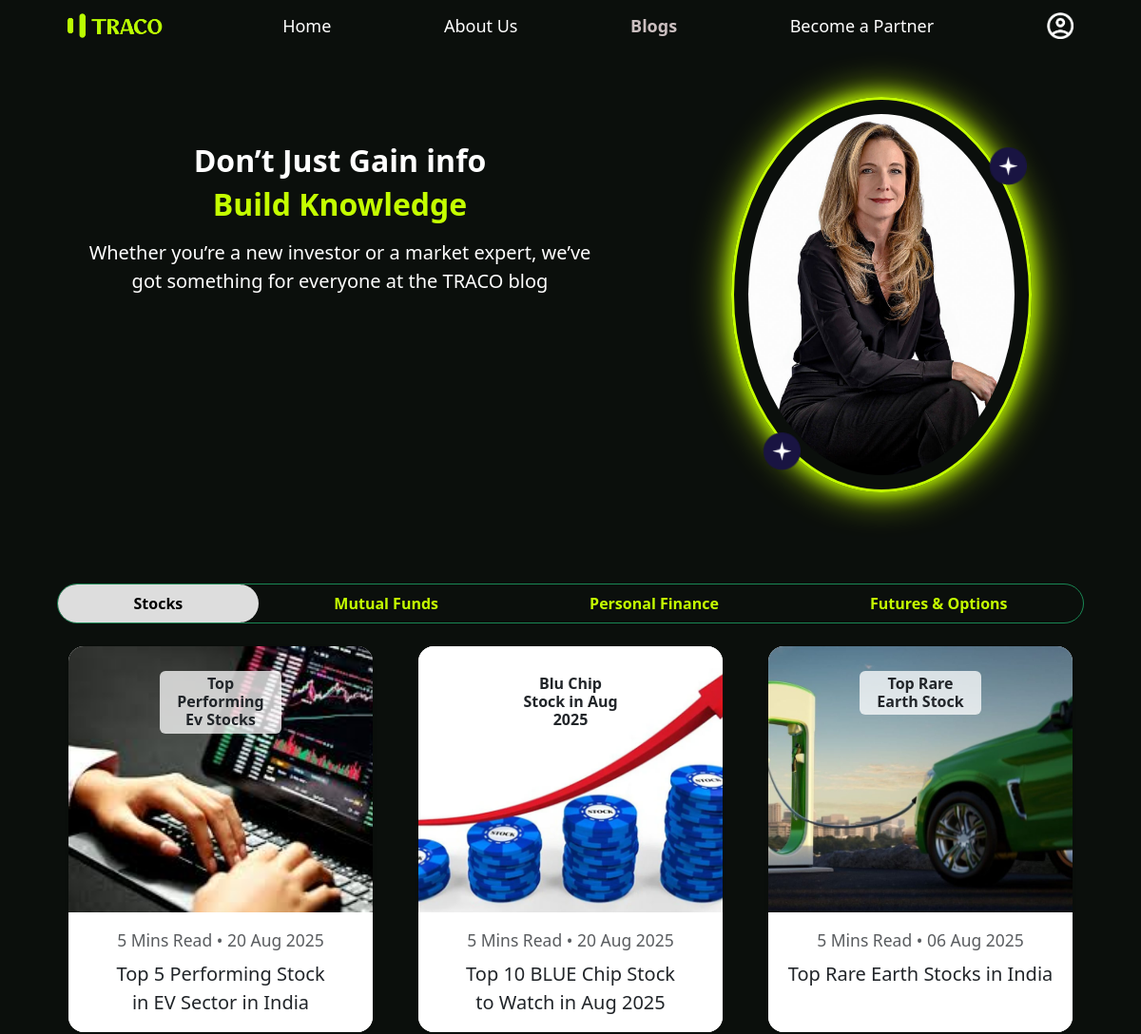
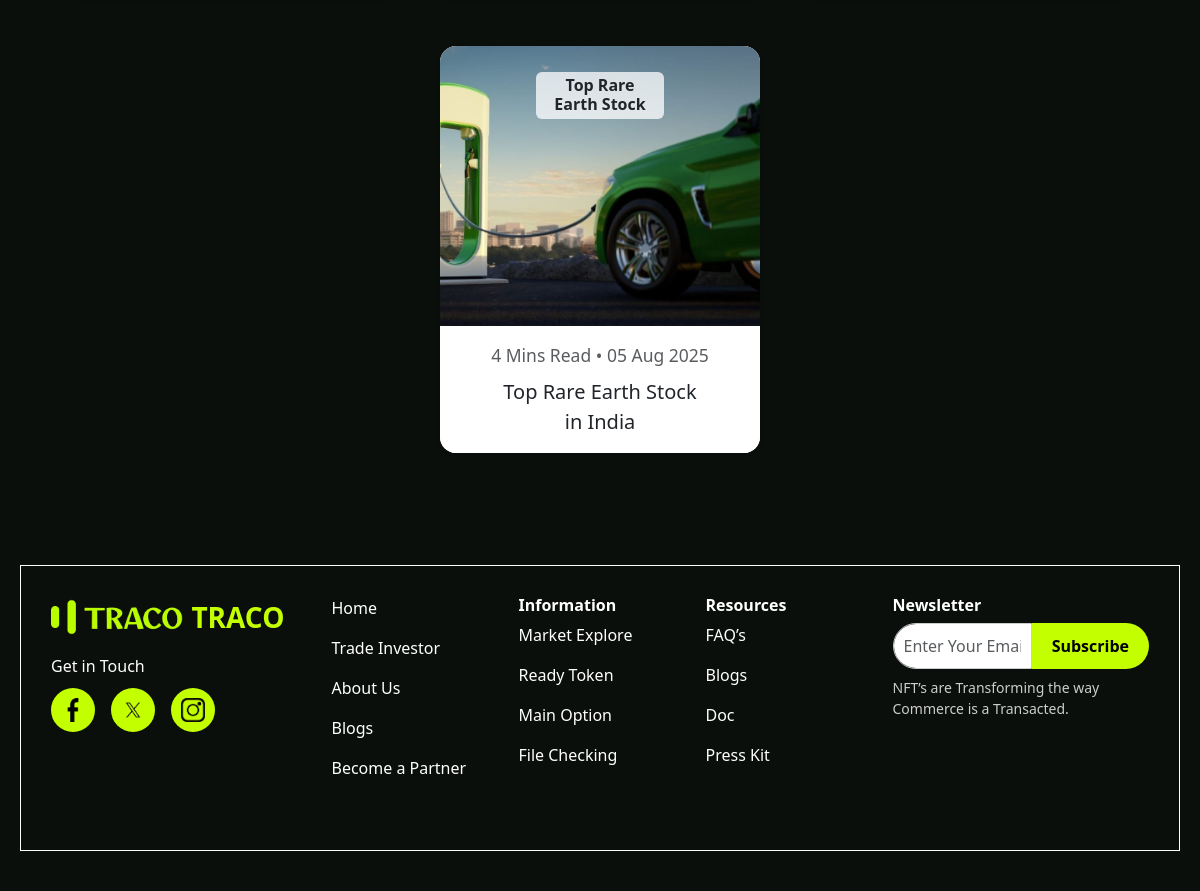
Screenshot of /blog/ with the database file from the repository (2 pictures, top to bottom).
### accounts/models.py (models this page shows, shortened)
class BlogHero(models.Model):
    title = models.CharField(max_length=200, default="Don’t Just Gain info")
    subtitle = models.CharField(max_length=200, default="Build Knowledge")
    description = models.TextField(
        default="Whether you’re a new investor or a market expert, we’ve got something for everyone at the TRACO blog"
    )
    image = models.ImageField(upload_to="blog/", blank=True, null=True)
    sparkle = models.ImageField(upload_to="blog/", blank=True, null=True)
    class Meta:
        verbose_name = "Blog Hero_Section"
        verbose_name_plural = "Blog Hero_Section"

class BlogTab(models.Model):
    TAB_CHOICES = [
        ("stocks", "Stocks"),
        ("mutual", "Mutual Funds"),
        ("finance", "Personal Finance"),
        ("futures", "Futures & Options"),
    ]
    tab_key = models.CharField(max_length=20, choices=TAB_CHOICES, unique=True)
    class Meta:
        verbose_name = "Blog tabs"
        verbose_name_plural = "Blog tabs"

class BlogPost(models.Model):
    CATEGORY_CHOICES = [
        ("stocks", "Stocks"),
        ("mutual", "Mutual Funds"),
        ("finance", "Personal Finance"),
        ("futures", "Futures & Options"),
    ]
    category = models.CharField(max_length=20, choices=CATEGORY_CHOICES)
    title = models.CharField(max_length=200)
    short_desc = models.TextField()
    read_time = models.CharField(max_length=50, default="5 Mins Read")
    date = models.DateField()
    image = models.ImageField(upload_to="blog_posts/", blank=True, null=True)
    class Meta:
        verbose_name = "Blog Posts"
        verbose_name_plural = "Blog Posts"

### accounts/views.py (the view)
# urls.py: 2. Add a URL to urlpatterns:  path('blog/', include('blog.urls'))
def blog(request):
    hero = BlogHero.objects.first()
    tabs = BlogTab.objects.all().order_by("id")
    posts = BlogPost.objects.all().order_by("-date")
    return render(
        request,
        "front_end/layout/blog.html",
        {"hero": hero, "tabs": tabs, "posts": posts}
    )

### front_end/templates/front_end/layout/blog.html (shortened to what this page needs)
{% extends "front_end/layout/base.html" %}
{% load static %}
{% block content %}
<section class="blog-hero py-5">
  <div class="container">
   <div class="row align-items-start g-5">
  <div class="col-lg-7 text-center my-5">
    <h2 class="fw-bold mt-lg-5">{{ hero.title|default:"Don’t Just Gain info" }}</h2>
    <h2 class="fw-bold text-neon">{{ hero.subtitle|default:"Build Knowledge" }}</h2>
    <p class="mt-3 fs-5 px-5">
      {{ hero.description|default:"Whether you’re a new investor or a market expert, we’ve got something for everyone at the TRACO blog" }}
    </p>
  </div>
  <div class="col-lg-3 text-lg-start text-center position-relative ms-lg-5">
    <div class="oval-wrapper position-relative">
      {% if hero.image %}
        <img src="{{ hero.image.url }}" alt="{{ hero.subtitle }}" class="ceo-img">
      {% else %}
        <img src="{% static 'images/ceo.png' %}" alt="CEO" class="ceo-img">
      {% endif %}
      {% if hero.sparkle %}
        <img src="{{ hero.sparkle.url }}" alt="Sparkle" class="sparkle sparkle-top">
        <img src="{{ hero.sparkle.url }}" alt="Sparkle" class="sparkle sparkle-bottom">
      {% endif %}
    </div>
  </div>
</div>
  </div>
</section>
<section class="blog-tabs-section py-5">
<ul class="nav nav-pills rounded-pill border border-success d-flex mb-4 flex-wrap mx-auto"
    id="blogTab" role="tablist"
    style="width:90%;">
  {% for tab in tabs %}
    <li class="nav-item flex-fill" role="presentation">
      <button
        class="nav-link w-100 fw-bold {% if forloop.first %}active{% endif %}"
        id="tab-{{ tab.tab_key }}"
        data-bs-toggle="pill"
        data-bs-target="#content-{{ tab.tab_key }}"
        type="button"
        role="tab">
        {{ tab.get_tab_key_display }}
      </button>
    </li>
  {% endfor %}
</ul>
<div class="tab-content" id="blogTabContent">
  {% for tab in tabs %}
    <div class="tab-pane fade {% if forloop.first %}show active{% endif %}"
         id="content-{{ tab.tab_key }}" role="tabpanel">
      <div class="container my-4" style="max-width: 90%; margin-left: auto; margin-right: auto;">
        <div class="row g-5 justify-content-center">
          {% for post in posts %}
            {% if post.category == tab.tab_key %}
              <div class="col-md-4 col-sm-6">
                <div class="card h-100 shadow-sm border-0 rounded-4 overflow-hidden position-relative" style="height: 420px;">
                  {% if post.image %}
                    <img src="{{ post.image.url }}" class="card-img-top" alt="{{ post.title }}" style="height: 280px; object-fit: cover;">
                  {% endif %}
                  <div class="card-img-overlay d-flex align-items-start p-3">
                    <h6 class="fw-bold text-dark bg-white bg-opacity-75 px-2 py-1 rounded">
                      {{ post.title }}
                    </h6>
                  </div>
                  <div class="card-body bg-white text-center fs-5">
                    <small class="text-muted d-block mb-2">
                      {{ post.read_time }} • {{ post.date|date:"d M Y" }}
                    </small>
                    <p class="mb-0">{{ post.short_desc|linebreaksbr }}</p>
                  </div>
                </div>
              </div>
            {% endif %}
          {% endfor %}
        </div>
      </div>
    </div>
  {% endfor %}
</div>
</section>
{% endblock %}

### static/css/style.css (style rules this page uses)
* { margin: 0; padding: 0; box-sizing: border-box; scroll-behavior: smooth; }

### front_end/templates/front_end/layout/base.html (style rules this page uses)
body { background-color: #0b0f0c; color: #c4ff00; }

### front_end/templates/front_end/layout/blog.html (style rules this page uses)
.blog-hero { background: #0b0f0c; color: white; }
.text-neon { color: #c4ff00; }
.oval-wrapper { border: 3px solid #c4ff00; border-radius: 50% ; padding: 15px; display: inline-block; position: relative; box-shadow: 0 0 20px #c4ff00, 0 0 40px #c4ff00; }
.ceo-img { border-radius: 50% ; width: 280px; height: 380px; object-fit: cover; }
.sparkle { position: absolute; width: 40px; height: 40px; z-index: 5; animation: spin 6s linear infinite, pulse 2s ease-in-out infinite; }
.sparkle-top { top: 50px; right: 2px; }
.sparkle-bottom { bottom: 20px; left: 30px; }
.blog-tabs-section .nav-pills .nav-link { border-radius: 0; color: #c4ff00; }
.blog-tabs-section .nav-pills .nav-link.active { background: #ddd; color: black; border-radius: 100px; }
.card { border-radius: 20px; }
.card img { height: 200px; object-fit: cover; }
.card-img-overlay { top: 10px; left: 50%; transform: translateX(-50%); text-align: center; }
.card-img-overlay h6 { color: #000; font-weight: bold; background: rgba(255,255,255,0.8); padding: 6px 12px; border-radius: 8px; }

### rows the page displays
BlogHero: title "Don’t Just Gain info", subtitle "Build Knowledge", description "Whether you’re a new investor or a market expert, we’ve got something for everyone at the TRACO blog", image (picture), sparkle (picture)
BlogTab: tab_key "Stocks"
BlogTab: tab_key "Mutual Funds"
BlogTab: tab_key "Personal Finance"
BlogTab: tab_key "Futures & Options"
BlogPost: image (picture), title "Top Performing Ev Stocks", read_time "5 Mins Read", date "20 Aug 2025", short_desc "Top 5 Performing Stock in EV Sector in India"
BlogPost: image (picture), title "Blu Chip Stock in Aug 2025", read_time "5 Mins Read", date "20 Aug 2025", short_desc "Top 10 BLUE Chip Stock to Watch in Aug 2025"
BlogPost: image (picture), title "Top Rare Earth Stock", read_time "5 Mins Read", date "06 Aug 2025", short_desc "Top Rare Earth Stocks in India"
BlogPost: image (picture), title "Top Rare Earth Stock", read_time "4 Mins Read", date "05 Aug 2025", short_desc "Top Rare Earth Stock in India"
